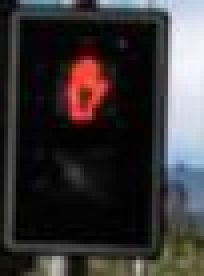
#> input picture images/1/8169723-0.jpg, 51 x 69 px (shown 4 times larger)
$ jupyter execute --allow-errors '01 - Ler e mostrar imagens.ipynb'   (shell and % lines are left out)
#> lines starting #> are read from the running program, lines starting #| are printed output that depends on the picture
# Bibliotecas

[cell 1]
#para mostrar imagens aqui no jupyter notebook

# OpenCV
import cv2

# Plotar imagens, histogramas, etc...
import matplotlib.pyplot as plt

# Funções de Diretórios, Nomes de Arquivos, ...
import os

# Ler uma imagem

[cell 2]
img = cv2.imread("./images/1/8169723-0.jpg")
#> img is the input picture: shape (69, 51, 3); mean B, G, R 53.7, 53.2, 56.9

Dimensões da imagem

[cell 3]
print("Linhas, Colunas, Pixels de Cores:", img.shape)
#| Linhas, Colunas, Pixels de Cores: (69, 51, 3)

## Matriz de pixels
[http://www.inf.pucrs.br/manssour/TESIII/introducaoPI-VC-parteII.pdf] Representação da Imagem

Conteúdo do array

[cell 4]
print(img[0,0])
#| [12 10  9]

# Mostrar Imagens
Mostrar no formato no formato lido (BGR)

[cell 5]
plt.imshow(img)
plt.show()

Converter BGR para RGB

[cell 6]
imgRGB = cv2.cvtColor(img, cv2.COLOR_BGR2RGB)
print(img[0,0])
#| [12 10  9]
print(imgRGB[0,0])
#| [ 9 10 12]

plt.imshow(imgRGB)
plt.show()

## Mostrar Imagem com OpenCV

* function:
    * cv2.imshow('titulo',img)


* exemplo:
    * python-opencv-samples> python amostragem-e-quantizacao.py

# Mostrar várias imagens juntas

[cell 7]
img1 = cv2.imread("./images/0/20170701_105311-0.jpg")
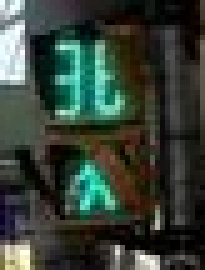
#> input picture images/0/20170701_105311-0.jpg, 41 x 54 px (shown 5 times larger)
#> img1 is the input picture: shape (54, 41, 3); mean B, G, R 55.4, 65, 54
img2 = cv2.imread("./images/0/20170730_135420-(F01050)-0.jpeg")
img3 = cv2.imread("./images/1/8169723-0.jpg")
img4 = cv2.imread("./images/1/20170701_172243-0.jpg")

print(img1.shape)
#| (54, 41, 3)
#> (the rest of this cell did not finish here and is left out)

# Ler imagens de uma pasta

[cell 8]
path_0 = "./images/0/"

lista = []
for filename in os.listdir(path_0):
    img = cv2.imread(os.path.join(path_0, filename))
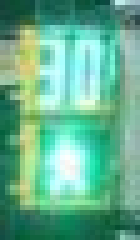
#> input picture images/0/16431531-0.jpg, 28 x 48 px (shown 5 times larger)
#> img is the input picture: shape (48, 28, 3); mean B, G, R 144, 177.1, 101.8
    imgRGB = cv2.cvtColor(img, cv2.COLOR_BGR2RGB)
#> imgRGB: shape (48, 28, 3)
    lista.append(imgRGB)


print("Total de imagens lidas:", len(lista))
#| Total de imagens lidas: 3

## Ler apenas imagens

[cell 9]
path_0 = "./images/0/"

valid_images = [".jpg",".gif",".png",".tga"] #,".jpeg"]

lista = []
for filename in os.listdir(path_0):

    name, ext = os.path.splitext(filename)
    if ext.lower() not in valid_images:
        continue

    img = cv2.imread(os.path.join(path_0, filename))
    imgRGB = cv2.cvtColor(img, cv2.COLOR_BGR2RGB)
    lista.append(imgRGB)


print("Total de imagens lidas:", len(lista))
#| Total de imagens lidas: 2
